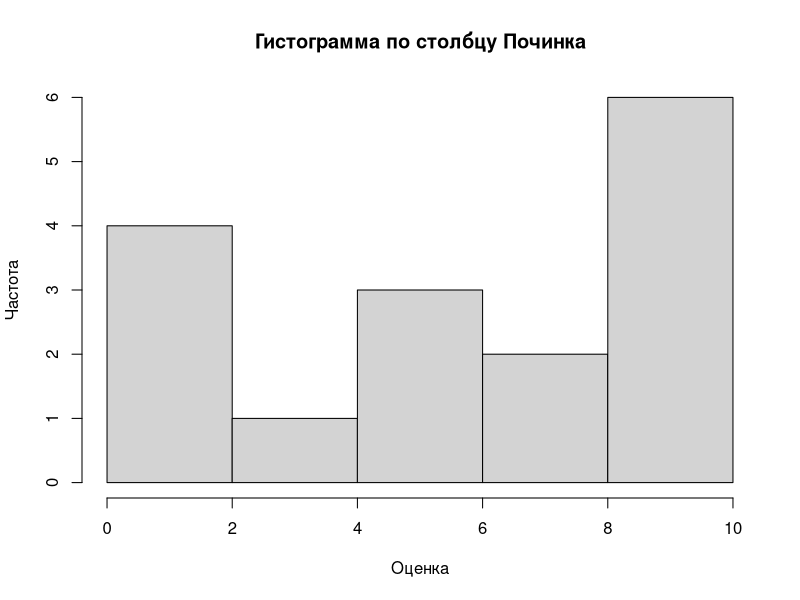
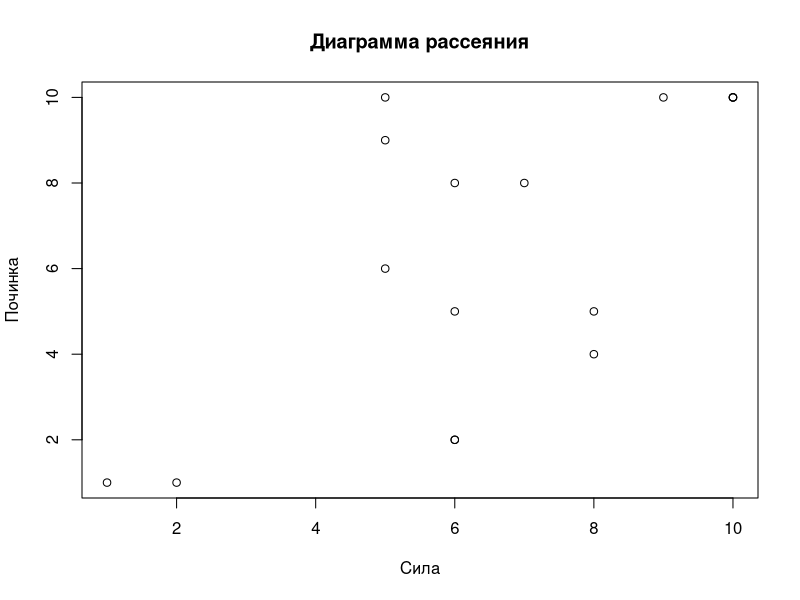
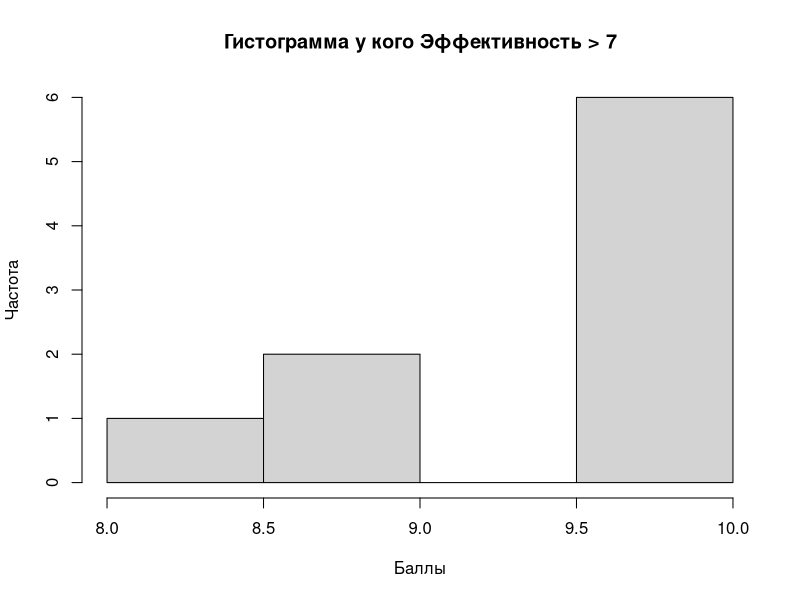
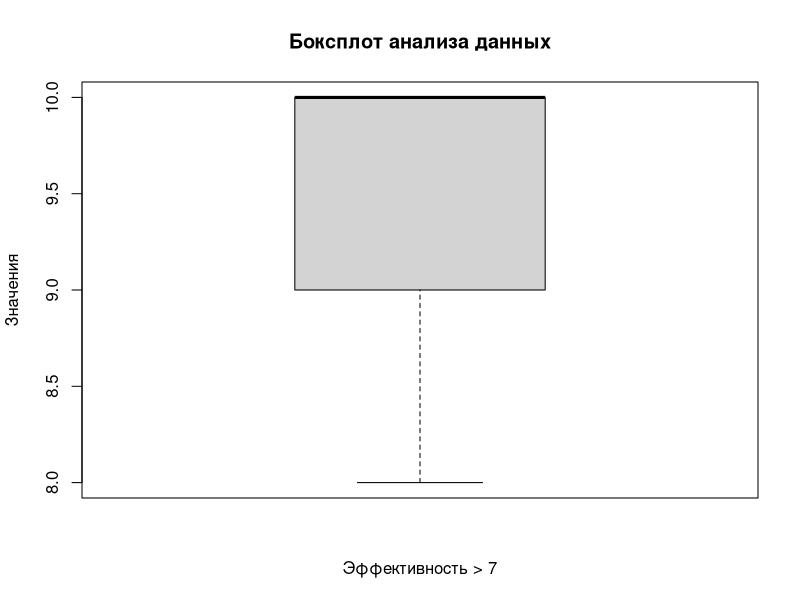

Write the R code that produced these figures, in order.
#1.Выполнить учебный импорт любых таблиц данных из csv-файла и xls-таблицы.
library(readxl)

raw_data <- read.csv("survey_results.csv", fileEncoding = "Windows-1251", header = TRUE, sep = ";", check.names = F)

raw_xls_data <- read_excel("survey_results.xls", sheet = "survey_results")

#2.Выполнить дескриптивный анализ данных из ЛР №2.
data <- raw_data[,2:12]

#базовый дескриптивный анализ данных. 
#выводит первые 6 строк набора, с параметром n будет выводить сколько напишем
head(data)

#посмотрим на основные статистические характеристики наших данных
summary(data)
summary(data$Эффективность)

#построение гистрограммы 
hist(data$Починка,main="Гистограмма по столбцу Починка",
     xlab="Оценка", ylab="Частота")

#график диаграммы рассеяния
plot(data$Сила, data$Починка, main="Диаграмма рассеяния",
     xlab = "Сила", ylab = "Починка")

#корреляция между переменными(Она показывает, насколько сильно и в каком 
#направлении связаны две переменные)

sila_poch_cor <- cor(data$Сила, data$Починка);sila_poch_cor
#для всех переменных
all_cor <- cor(raw_data[,3:12]); all_cor
#В целом, дескриптивный анализ данных на R позволяет быстро получить базовую информацию о наборе данных, 
#выявить аномалии, описать распределения переменных, вычислить корреляции между переменными и тд

#3.	Выполнить сортировку наборов данных по выбранному признаку.

#(data$`Удача`,decreasing = TRUE - по убыванию)
data_sorted <- data[order(data$Удача),]; data_sorted

#4.	Сформировать отдельные наборы данных по одинаковому признаку
#(например, составить subdataset, из студентов, отдавших предпочтение по шкале > 0.7 определенной книге), 
#вывести результат,  выполнить подсчет размерностей новых таблиц, снова выполнить их анализ –
#гистограмма, боксплот, серединные меры

# Создаем subdataset из ФИО у кого Эффективность > 7
high_grade <- subset(data, Эффективность > 7)

summary(high_grade$Эффективность)

#размерность
dim(high_grade)

#Анализ данных с помощью гистограммы
hist(high_grade$Эффективность, main="Гистограмма у кого Эффективность > 7",
     xlab="Баллы", ylab="Частота")

# Анализируем данные с помощью боксплота
boxplot(high_grade$`Эффективность`, main="Боксплот анализа данных",
        xlab="Эффективность > 7", ylab= "Значения")

# Вычисляем серединные меры
mean(high_grade$Эффективность)
median(high_grade$Эффективность)